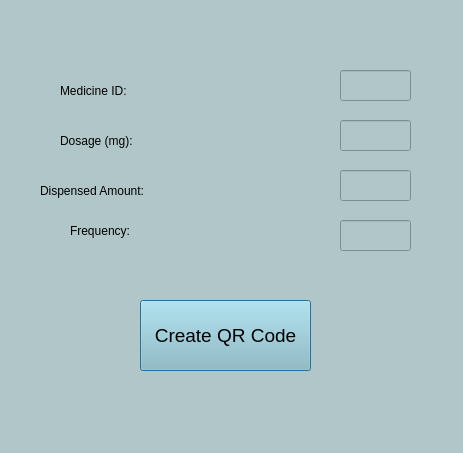
<?xml version="1.0" encoding="UTF-8"?>
<ui version="4.0">
 <class>Dialog</class>
 <widget class="QDialog" name="Dialog">
  <property name="geometry">
   <rect>
    <x>0</x>
    <y>0</y>
    <width>463</width>
    <height>453</height>
   </rect>
  </property>
  <property name="windowTitle">
   <string>Dialog</string>
  </property>
  <property name="windowIcon">
   <iconset>
    <normaloff>Resources/Sage_Corps_app_2.ico</normaloff>Resources/Sage_Corps_app_2.ico</iconset>
  </property>
  <property name="toolTip">
   <string>&lt;html&gt;&lt;head/&gt;&lt;body&gt;&lt;p&gt;&lt;img src=&quot;:/background/FA4-1.png&quot;/&gt;&lt;/p&gt;&lt;/body&gt;&lt;/html&gt;</string>
  </property>
  <property name="autoFillBackground">
   <bool>false</bool>
  </property>
  <property name="styleSheet">
   <string notr="true"> background-color:rgb(177,198,200);setWindowIcon:url(:/newPrefix/Sage_Corps_app.png);</string>
  </property>
  <widget class="QLabel" name="label">
   <property name="geometry">
    <rect>
     <x>60</x>
     <y>70</y>
     <width>151</width>
     <height>41</height>
    </rect>
   </property>
   <property name="styleSheet">
    <string notr="true">color:rgb(0, 0, 0);
font: 25 20pt &quot;Microsoft JhengHei Light&quot;;</string>
   </property>
   <property name="text">
    <string>Medicine ID:</string>
   </property>
  </widget>
  <widget class="QLabel" name="label_2">
   <property name="geometry">
    <rect>
     <x>60</x>
     <y>120</y>
     <width>171</width>
     <height>41</height>
    </rect>
   </property>
   <property name="styleSheet">
    <string notr="true">color:rgb(0, 0, 0);
font: 25 20pt &quot;Microsoft JhengHei Light&quot;;</string>
   </property>
   <property name="text">
    <string>Dosage (mg):</string>
   </property>
  </widget>
  <widget class="QLabel" name="label_3">
   <property name="geometry">
    <rect>
     <x>40</x>
     <y>170</y>
     <width>251</width>
     <height>41</height>
    </rect>
   </property>
   <property name="styleSheet">
    <string notr="true">color:rgb(0, 0, 0);
font: 25 20pt &quot;Microsoft JhengHei Light&quot;;</string>
   </property>
   <property name="text">
    <string>Dispensed Amount: </string>
   </property>
  </widget>
  <widget class="QLabel" name="label_4">
   <property name="geometry">
    <rect>
     <x>70</x>
     <y>210</y>
     <width>151</width>
     <height>41</height>
    </rect>
   </property>
   <property name="styleSheet">
    <string notr="true">color:rgb(0, 0, 0);
font: 25 20pt &quot;Microsoft JhengHei Light&quot;;</string>
   </property>
   <property name="text">
    <string>Frequency: </string>
   </property>
  </widget>
  <widget class="QLineEdit" name="medicine_id">
   <property name="geometry">
    <rect>
     <x>340</x>
     <y>70</y>
     <width>71</width>
     <height>31</height>
    </rect>
   </property>
   <property name="styleSheet">
    <string notr="true">color:rgb(255,255,255); font-size:15pt;</string>
   </property>
  </widget>
  <widget class="QLineEdit" name="dosage">
   <property name="geometry">
    <rect>
     <x>340</x>
     <y>120</y>
     <width>71</width>
     <height>31</height>
    </rect>
   </property>
   <property name="styleSheet">
    <string notr="true">color:rgb(255,255,255); font-size:15pt;</string>
   </property>
  </widget>
  <widget class="QLineEdit" name="dispensed_amount">
   <property name="geometry">
    <rect>
     <x>340</x>
     <y>170</y>
     <width>71</width>
     <height>31</height>
    </rect>
   </property>
   <property name="styleSheet">
    <string notr="true">color:rgb(255,255,255); font-size:15pt;</string>
   </property>
  </widget>
  <widget class="QLineEdit" name="frequency">
   <property name="geometry">
    <rect>
     <x>340</x>
     <y>220</y>
     <width>71</width>
     <height>31</height>
    </rect>
   </property>
   <property name="styleSheet">
    <string notr="true">color:rgb(255,255,255); font-size:15pt;</string>
   </property>
  </widget>
  <widget class="QPushButton" name="qrButton">
   <property name="geometry">
    <rect>
     <x>140</x>
     <y>300</y>
     <width>171</width>
     <height>71</height>
    </rect>
   </property>
   <property name="styleSheet">
    <string notr="true">background-color:rgb(144, 191, 200); font-size:14pt;</string>
   </property>
   <property name="text">
    <string>Create QR Code</string>
   </property>
  </widget>
 </widget>
 <resources>
  <include location="background.qrc"/>
  <include location="icons.qrc"/>
 </resources>
 <connections/>
</ui>
